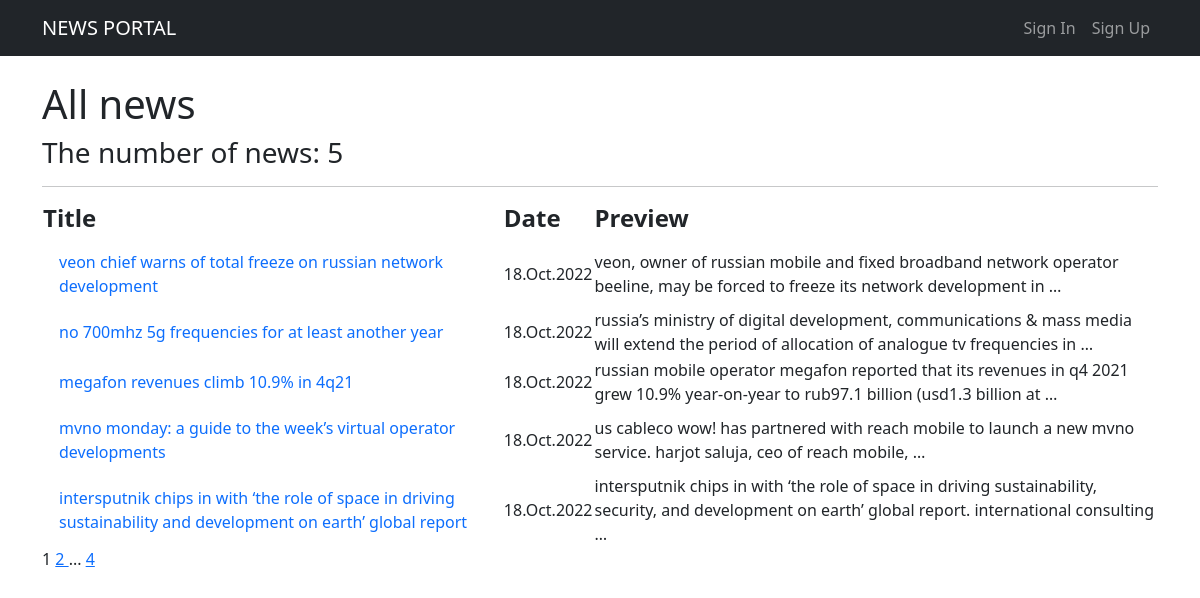
Page /news/ on the committed database.
### news/models.py (models this page shows, shortened)
class Post(models.Model):
    NEWS = 'NW'
    ARTICLES = 'AR'
    CATEGORIES = [
        (NEWS, 'News'),
        (ARTICLES, 'Article')
    ]
    title = models.CharField(max_length=128)
    text = models.TextField()
    rating = models.SmallIntegerField(default=0)
    dateCreation = models.DateTimeField(auto_now_add=True)
    categoryType = models.CharField(max_length=2, choices=CATEGORIES, default=ARTICLES)
    postAuthor = models.ForeignKey(Author, on_delete=models.CASCADE)
    postCategory = models.ManyToManyField(Category, through='PostCategory')

### news/views.py (the view)
# urls.py: path('', PostList.as_view(), name='post_list'),
class PostList(ListView):
    model = Post
    ordering = 'dateCreation'
    template_name = 'news/posts.html'
    context_object_name = 'posts'
    paginate_by = 5

### news/templatetags/custom_filters.py (called while the page is built)
@register.filter(name='censor')
def censor(value):
    x = value.lower()
    if ' ' in x:
        a = list(x.split(' '))
        for i in a:
            if i in bad_words:
                y = a.index(i)
                a.remove(i)
                a.insert(y, 'r****h')
                value = (" ".join(a))
                return value
    if x in bad_words:
        x = 'r****h'
        return x
    else:
        return x

### templates/news/posts.html (shortened to what this page needs)
{% extends 'default.html' %}
{% load custom_filters %}
{% block content %}
    <br>
    <h1>All news</h1>
        {% if posts %}
            <h3>
            The number of news:
            {{ posts|length }}
            </h3>
            <hr>
            <table>
                <tr>
                    <td><h4><strong>Title</strong></h4></td>
                    <td><h4><strong>Date</strong></h4></td>
                    <td><h4><strong>Preview</strong></h4></td>
                </tr>
                {% for post in posts|dictsortreversed:'dateCreation' %}
                <tr>
                    <td><a class="nav-link" align="left" href="{% url 'post_detail' post.id %}">{{ post.title|censor }}</a></td>
                    <td>{{ post.dateCreation|date:'d.M.Y' }}</td>
                    <td>{{ post.text|truncatewords:20|censor }}</td>
                </tr>
                {% endfor %}
            </table>
        {% else %}
            <h2>No news!</h2>
        {% endif %}
    {{ page_obj.number }}
    {% if page_obj.has_next %}
        <a href="?page={{ page_obj.next_page_number }}">
            {{ page_obj.next_page_number }}
        </a>
        {% if page_obj.next_page_number != paginator.num_pages %}
            ...
            <a href="?page={{ paginator.num_pages }}">
                {{ paginator.num_pages }}
            </a>
        {% endif %}
    {% endif %}
        </div>
    </div>
 </div>
{% endblock content %}

### rows in the picture
Post: title|censor "veon chief warns of total freeze on russian network development", dateCreation "18.Oct.2022", text|censor "veon, owner of russian mobile and fixed broadband network operator beeline, may be forced to freeze its network development in …"
Post: title|censor "no 700mhz 5g frequencies for at least another year", dateCreation "18.Oct.2022", text|censor "russia’s ministry of digital development, communications & mass media will extend the period of allocation of analogue tv frequencies in …"
Post: title|censor "megafon revenues climb 10.9% in 4q21", dateCreation "18.Oct.2022", text|censor "russian mobile operator megafon reported that its revenues in q4 2021 grew 10.9% year-on-year to rub97.1 billion (usd1.3 billion at …"
Post: title|censor "mvno monday: a guide to the week’s virtual operator developments", dateCreation "18.Oct.2022", text|censor "us cableco wow! has partnered with reach mobile to launch a new mvno service. harjot saluja, ceo of reach mobile, …"
Post: title|censor "intersputnik chips in with ‘the role of space in driving sustainability and development on earth’ global report", dateCreation "18.Oct.2022", text|censor "intersputnik chips in with ‘the role of space in driving sustainability, security, and development on earth’ global report. international consulting …"

### other values in the picture
{{ posts|length }} "5"
{{ page_obj.number }} "1"
{{ page_obj.next_page_number }} "2"
{{ paginator.num_pages }} "4"
